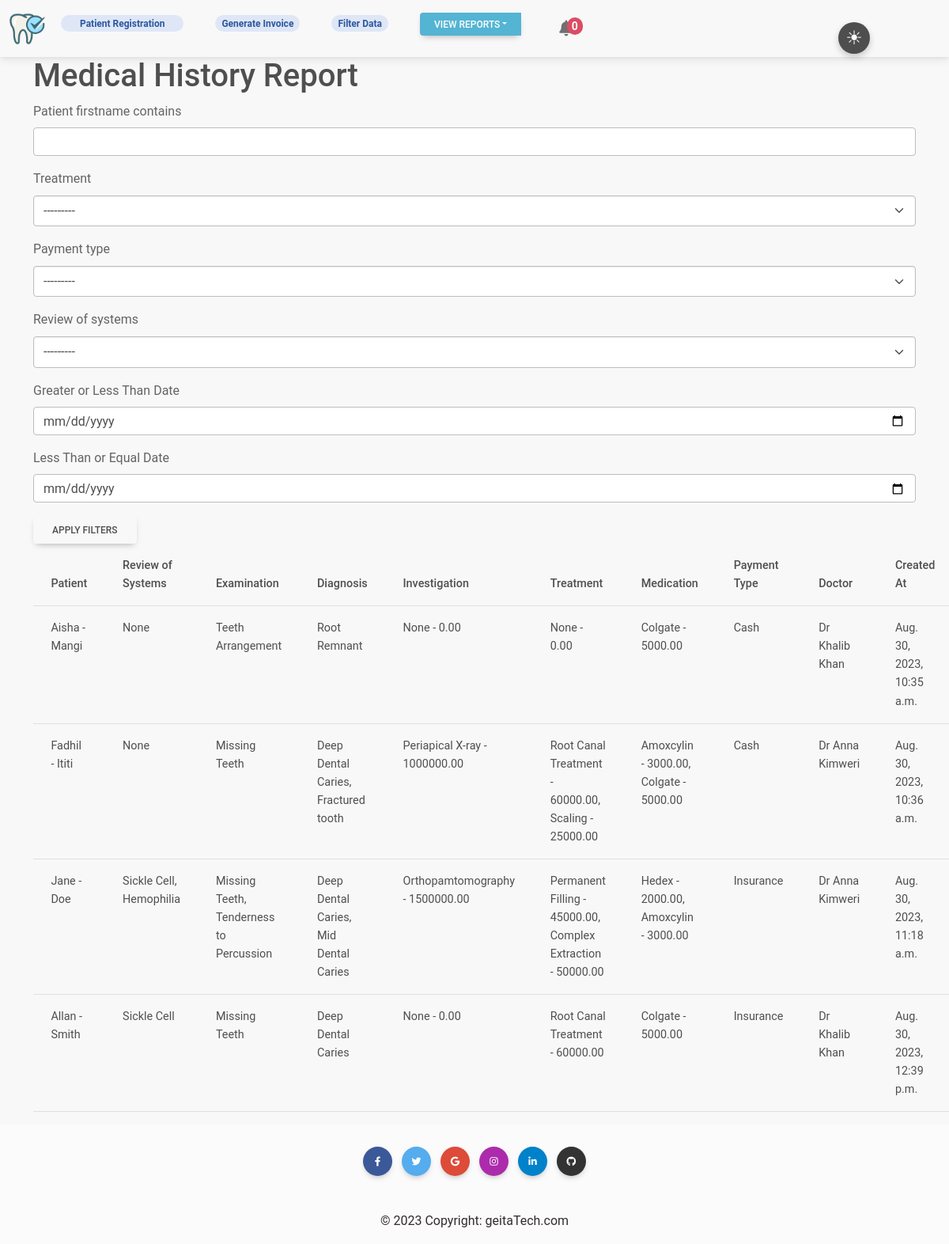
/medical/reports/, run on an earlier commit of the app's database.
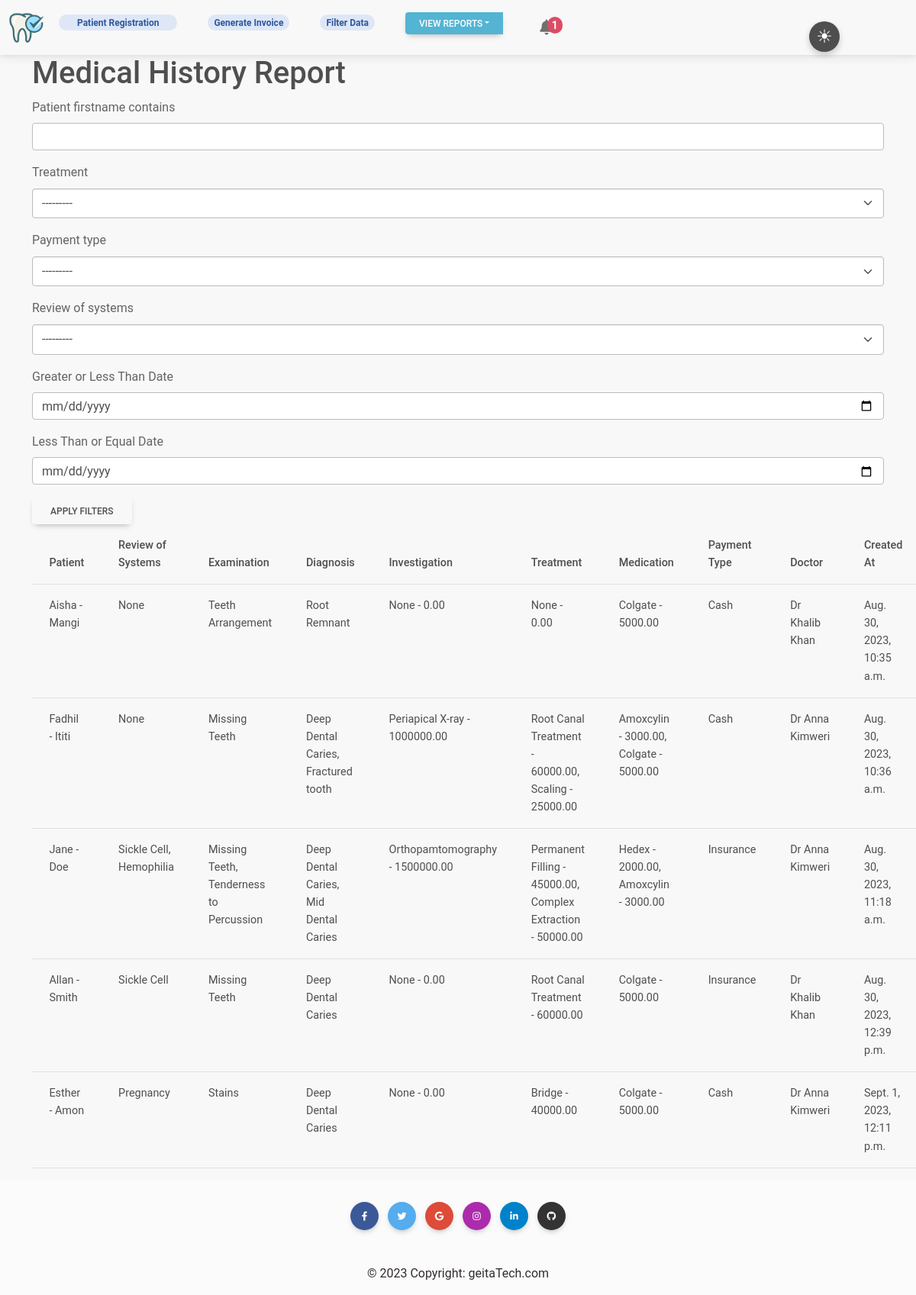
And on a later commit of the database.
### patient/models.py (models this page shows, shortened)
class MedicalHistory(models.Model):
    patient = models.ForeignKey(Patient, on_delete=models.CASCADE,
                                related_name='patientmedicalhistory')
    history = models.CharField(max_length=255)
    review_of_systems = models.ManyToManyField(ReviewofSystem)
    examination = models.ManyToManyField(Examination)
    diagnosis = models.ManyToManyField(Diagnosis)
    investgation = models.ManyToManyField(Investgation)
    treatment = models.ManyToManyField(Treatment)
    medication = models.ManyToManyField(Medication)
    payment_type = models.ForeignKey(PaymentType, on_delete=models.CASCADE)
    follow_up_date = models.DateField(null=True)
    doctor = models.ForeignKey(Doctor, on_delete=models.PROTECT, null=True)
    created_at = models.DateTimeField(auto_now_add=True)
    class Meta:
        verbose_name_plural = 'Medical History'

class Patient(models.Model):
    GENDER = (
        ('M', 'Male'),
        ('F', 'Female')
    )
    firstname = models.CharField(max_length=255)
    lastname = models.CharField(max_length=255)
    DOB = models.CharField(max_length=255)
    address = models.CharField(max_length=255)
    phone_number = models.CharField(max_length=255)
    gender = models.CharField(max_length=255, choices=GENDER)
    weight = models.IntegerField(default=0)
    BPressure = models.CharField(max_length=255, blank=True)
    created_at = models.DateTimeField(auto_now_add=True)
    updated_at = models.DateTimeField(auto_now=True)
    def __str__(self):
        return f'{self.firstname} - {self.lastname}'

class ReviewofSystem(models.Model):
    name = models.CharField(max_length=255)
    def __str__(self):
        return f'{self.name}'

class Examination(models.Model):
    name = models.CharField(max_length=255)
    def __str__(self):
        return f'{self.name}'

class Diagnosis(models.Model):
    name = models.CharField(max_length=255)
    def __str__(self):
        return f'{self.name}'

class Investgation(models.Model):
    name = models.CharField(max_length=255)
    price = models.DecimalField(max_digits=10, decimal_places=2, null=True)
    def __str__(self):
        return f'{self.name} - {self.price}'

class Treatment(models.Model):
    name = models.CharField(max_length=255)
    price = models.DecimalField(max_digits=10, decimal_places=2, null=True)
    def __str__(self):
        return f'{self.name} - {self.price}'

class Medication(models.Model):
    name = models.CharField(max_length=255)
    price = models.DecimalField(max_digits=10, decimal_places=2, null=True)
    def __str__(self):
        return f'{self.name} - {self.price}'

class PaymentType(models.Model):
    name = models.CharField(max_length=255)
    def __str__(self):
        return self.name

class Doctor(models.Model):
    name = models.CharField(max_length=255)
    def __str__(self):
        return self.name

### patient/views.py (the view)
# urls.py: path('medical/reports/', views.MedicalHistoryReportView.as_view(), name='medical_reports'),
class MedicalHistoryReportView(View):
    template_name = 'medical_history_report.html'
    def get(self, request):
        filter = MedicalHistoryFilter(request.GET, queryset=MedicalHistory.objects.all())
        filtered_records = filter.qs
        context = {
            'filter': filter,
            'filtered_records': filtered_records,
        }
        return render(request, self.template_name, context)

### patient/template_context.py (called while the page is built)
def upcoming_follow_up_count(request):
    today = datetime.now().date()
    tomorrow = today + timedelta(days=1)
    upcoming_follow_up_count = MedicalHistory.objects.filter(follow_up_date=tomorrow).count()
    return {'upcoming_follow_up_count': upcoming_follow_up_count}

### patient/templates/medical_history_report.html
{% extends "base.html" %}
{% load crispy_forms_tags %}
{% block content %}
<div class="container">
    <h1>Medical History Report</h1>
    <form method="get">
        {{ filter.form|crispy }}
        <button type="submit" class="btn">Apply Filters</button>
    </form>
    <table class="table">
        <thead>
            <tr>
                <th>Patient</th>
                <th>Review of Systems</th>
                <th>Examination</th>
                <th>Diagnosis</th>
                <th>Investigation</th>
                <th>Treatment</th>
                <th>Medication</th>
                <th>Payment Type</th>
                <th>Doctor</th>
                <th>Created At</th>
            </tr>
        </thead>
        <tbody>
            {% for record in filtered_records %}
                <tr>
                    <td>{{ record.patient }}</td>
                    <td>{{ record.review_of_systems.all|join:", " }}</td>
                    <td>{{ record.examination.all|join:", " }}</td>
                    <td>{{ record.diagnosis.all|join:", " }}</td>
                    <td>{{ record.investgation.all|join:", " }}</td>
                    <td>{{ record.treatment.all|join:", " }}</td>
                    <td>{{ record.medication.all|join:", " }}</td>
                    <td>{{ record.payment_type }}</td>
                    <td>{{ record.doctor }}</td>
                    <td>{{ record.created_at }}</td>
                </tr>
            {% endfor %}
        </tbody>
    </table>
</div>
{% endblock %}

### patient/templates/base.html (shortened to what this page needs)
{% load static %}
<!doctype html>
<html lang="en">
  <head>
    <link rel="stylesheet" href="{% static 'css/mdb.min.css' %}">
    <link rel="stylesheet" href="{% static 'css/color_switch.css' %}">
    <link rel="stylesheet" href="https://cdnjs.cloudflare.com/ajax/libs/font-awesome/6.4.0/css/all.min.css" />
  </head>
  <body>
<nav class="navbar navbar-expand-lg">
  <div class="container-fluid">
    <div class="collapse navbar-collapse" id="navbarSupportedContent">
      <a class="navbar-brand mt-2 mt-lg-0" href="/">
        <img
          src="/media/2185051_dentist_dentistry_medical_oral_hygiene_tooth_icon_7VPLBN5.png"
          height="45"
          alt="App Logo"
          loading="lazy"
        />
      </a>
      <ul class="navbar-nav me-auto mb-2 mb-lg-0">
        <li class="nav-item">
          <a class="nav-link nav-smaller-bold badge rounded-pill badge-primary px-4" href="{% url 'register' %}">Patient Registration</a>
        </li>
        <li class="nav-item">
          <a class="nav-link nav-smaller-bold badge rounded-pill badge-primary" href="{% url 'history' %}">Generate Invoice</a>
        </li>
        <li class="nav-item">
          <a class="nav-link nav-smaller-bold badge rounded-pill badge-primary" href="{% url 'filtered' %}">Filter Data</a>
        </li>
    <li class="nav-item">
    <div class="btn-group">
      <button type="button" class="btn btn-sm btn-info dropdown-toggle dropdown-toggle-split" data-mdb-toggle="dropdown" aria-expanded="false">
        View Reports
      </button>
      </li>
      </ul>
    </div>
<li class="nav-item me-3 me-lg-1">
    <a class="nav-link" href="{% url 'upcoming_follow_up' %}">
        <i class="fas fa-bell fa-2x fa-lg"></i>
        <span class="badge rounded-pill badge-notification bg-danger {% if upcoming_follow_up_count > 0 %}shake-animation{% endif %}" style="font-size: 14px; padding: 4px 6px;">
            {% if upcoming_follow_up_count > 0 %}
                {{ upcoming_follow_up_count }}
            {% else %}
                0
            {% endif %}
        </span>
    </a>
</li>
    </div>
</nav>
      <div class="container">
        <div class="toggle-icon float-start" onclick="toggleMode()">
            <span id="light-icon">&#9728;</span>
        </div>
    </div>
    {% block content %}
    {% endblock content %}
    <footer class="bg-light text-center text-white">
      <div class="container p-4 pb-0">
        <section class="mb-4">
          <a
            class="btn text-white btn-floating m-1"
            style="background-color: #3b5998;"
            href="#!"
            role="button"
            ><i class="fab fa-facebook-f"></i
          ></a>
          <a
            class="btn text-white btn-floating m-1"
            style="background-color: #55acee;"
            href="#!"
            role="button"
            ><i class="fab fa-twitter"></i
          ></a>
          <a
            class="btn text-white btn-floating m-1"
            style="background-color: #dd4b39;"
            href="#!"
            role="button"
            ><i class="fab fa-google"></i
          ></a>
          <a
            class="btn text-white btn-floating m-1"
            style="background-color: #ac2bac;"
            href="#!"
            role="button"
            ><i class="fab fa-instagram"></i
          ></a>
          <a
            class="btn text-white btn-floating m-1"
            style="background-color: #0082ca;"
            href="#!"
            role="button"
            ><i class="fab fa-linkedin-in"></i
          ></a>
          <a
            class="btn text-white btn-floating m-1"
            style="background-color: #333333;"
            href="#!"
            role="button"
            ><i class="fab fa-github"></i
          ></a>
        </section>
      </div>
      <div class="text-center p-3 text-dark" style="background-color: rgba(0, 0, 0, 0);">
        © 2023 Copyright:
        <a class="text-dark" href="">geitaTech.com</a>
      </div>
    </footer>
  </body>
</html>

### static/css/color_switch.css (style rules this page uses)
body { background-color: #f8f8f8; }
.toggle-icon { position: absolute; top: 28px; right: 100px; cursor: pointer; font-size: 24px; z-index: 2; width: 40px; height: 40px; border-radius: 50%; background-color: #4E4E4E; display: flex; align-items: center; justify-content: center; box-shadow: 0 4px 8px rgba(0, 0, 0, 0.2); }
#light-icon { color: #ffffff; }
body:not(.dark-mode) #light-icon { display: inline; }

### patient/templates/base.html (style rules this page uses)
nav ul li { list-style:none; display:inline-block; margin-right:40px; }

What changed in the data, as far as the page shows it:
added MedicalHistory: patient "Esther - Amon", review_of_systems.all "Pregnancy", examination.all "Stains", diagnosis.all "Deep Dental Caries", investgation.all "None - 0.00", treatment.all "Bridge - 40000.00", medication.all "Colgate - 5000.00", payment_type "Cash", doctor "Dr Anna Kimweri", created_at "Sept. 1, 2023, 12:11 p.m."
Also different on the page:
{{ upcoming_follow_up_count }}: (not shown) → "1"
text no longer shown: "0"
